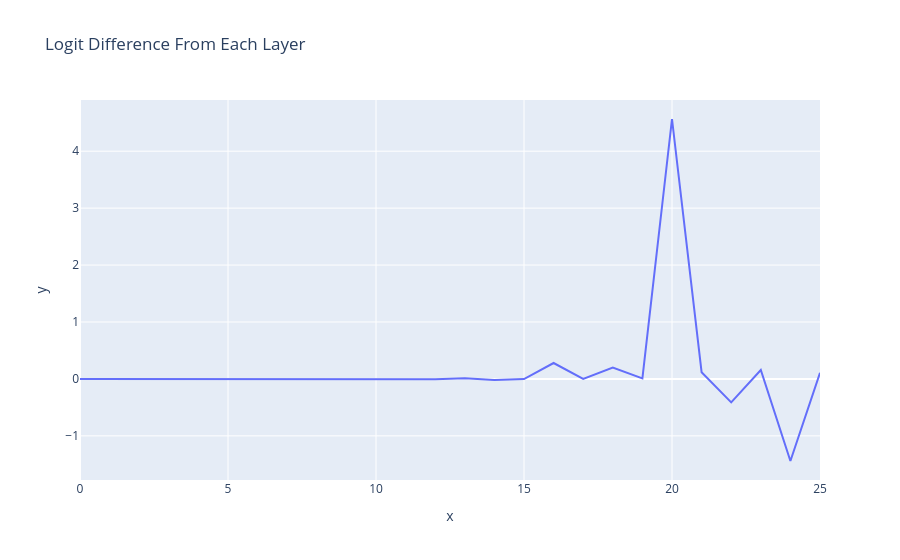

This figure's notebook cell:
### Markdown cell above
We can repeat the above analysis but for each layer (this is equivalent to the differences between adjacent residual streams)

Note: Annoying terminology overload - layer k of a transformer means the kth **transformer block**, but each block consists of an **attention layer** (to move information around) *and* an **MLP layer** (to process information). 

We see that only attention layers matter, which makes sense! The IOI task is about moving information around (ie moving the correct name and not the incorrect name), and less about processing it. And again we note that attention layer 9 improves things a lot, while attention 10 and attention 11 *decrease* performance

### Code cell
per_layer_residual, labels = cache.decompose_resid(
    layer=-1, pos_slice=-1, return_labels=True
)
per_layer_logit_diffs = residual_stack_to_logit_diff(per_layer_residual, cache)
line(per_layer_logit_diffs, hover_name=labels, title="Logit Difference From Each Layer")

### Figure 1 — Plotly figure (JSON) as saved in the notebook; plotly's stock layout.template omitted (floating-point values rounded to 4 significant figures)
{"data": [{"hovertemplate": "<b>%{hovertext}</b><br><br>x=%{x}<br>y=%{y}<extra></extra>", "hovertext": ["embed", "pos_embed", "0_attn_out", "0_mlp_out", "1_attn_out", "1_mlp_out", "2_attn_out", "2_mlp_out", "3_attn_out", "3_mlp_out", "4_attn_out", "4_mlp_out", "5_attn_out", "5_mlp_out", "6_attn_out", "6_mlp_out", "7_attn_out", "7_mlp_out", "8_attn_out", "8_mlp_out", "9_attn_out", "9_mlp_out", "10_attn_out", "10_mlp_out", "11_attn_out", "11_mlp_out"], "legendgroup": "", "line": {"color": "#636efa", "dash": "solid"}, "marker": {"symbol": "circle"}, "mode": "lines", "name": "", "orientation": "v", "showlegend": false, "type": "scatter", "x": [0, 1, 2, 3, 4, 5, 6, 7, 8, 9, 10, 11, 12, 13, 14, 15, 16, 17, 18, 19, 20, 21, 22, 23, 24, 25], "xaxis": "x", "y": [-0.0002837, 0.0002966, -0.006656, -0.0008816, -0.001551, 0.0003389, 5.12e-05, 0.002205, -0.001459, -0.001722, -0.005434, 0.0009056, -0.005739, 0.01081, -0.01817, -0.002557, 0.2796, 0.0008328, 0.1995, 0.009917, 4.565, 0.1174, -0.4123, 0.1565, -1.442, 0.1065], "yaxis": "y"}], "layout": {"legend": {"tracegroupgap": 0}, "title": {"text": "Logit Difference From Each Layer"}, "xaxis": {"anchor": "y", "domain": [0.0, 1.0], "title": {"text": "x"}}, "yaxis": {"anchor": "x", "domain": [0.0, 1.0], "title": {"text": "y"}}}}
